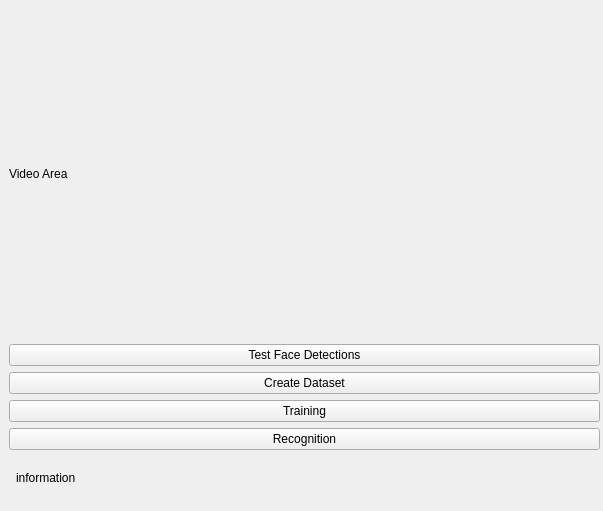
<?xml version="1.0" encoding="UTF-8"?>
<ui version="4.0">
 <class>Form</class>
 <widget class="QWidget" name="Form">
  <property name="geometry">
   <rect>
    <x>0</x>
    <y>0</y>
    <width>603</width>
    <height>511</height>
   </rect>
  </property>
  <property name="windowTitle">
   <string>Form</string>
  </property>
  <widget class="QWidget" name="verticalLayoutWidget">
   <property name="geometry">
    <rect>
     <x>9</x>
     <y>9</y>
     <width>591</width>
     <height>441</height>
    </rect>
   </property>
   <layout class="QVBoxLayout" name="verticalLayout_2">
    <item>
     <widget class="QLabel" name="videoArea">
      <property name="text">
       <string>Video Area</string>
      </property>
     </widget>
    </item>
    <item>
     <widget class="QPushButton" name="btnStartStop">
      <property name="text">
       <string>Test Face Detections</string>
      </property>
     </widget>
    </item>
    <item>
     <widget class="QPushButton" name="btnDataset">
      <property name="text">
       <string>Create Dataset</string>
      </property>
     </widget>
    </item>
    <item>
     <widget class="QPushButton" name="btnTraining">
      <property name="text">
       <string>Training</string>
      </property>
     </widget>
    </item>
    <item>
     <widget class="QPushButton" name="btnRecognition">
      <property name="text">
       <string>Recognition</string>
      </property>
     </widget>
    </item>
   </layout>
  </widget>
  <widget class="QLabel" name="infoArea">
   <property name="geometry">
    <rect>
     <x>16</x>
     <y>452</y>
     <width>581</width>
     <height>51</height>
    </rect>
   </property>
   <property name="text">
    <string>information</string>
   </property>
  </widget>
 </widget>
 <resources/>
 <connections/>
</ui>
